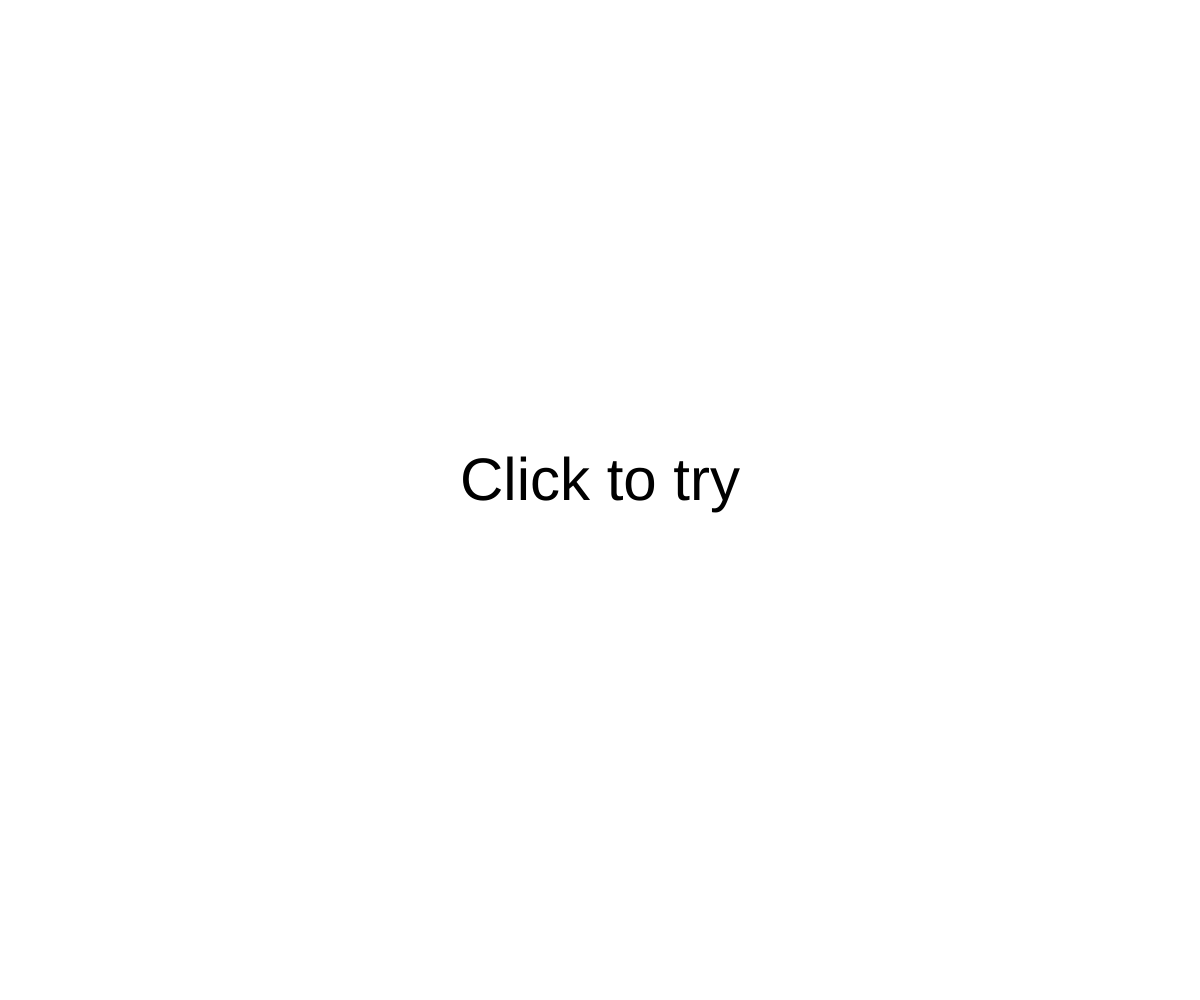
Frame 1 (no input)
Frame 60 (no input): identical to frame 1, image omitted
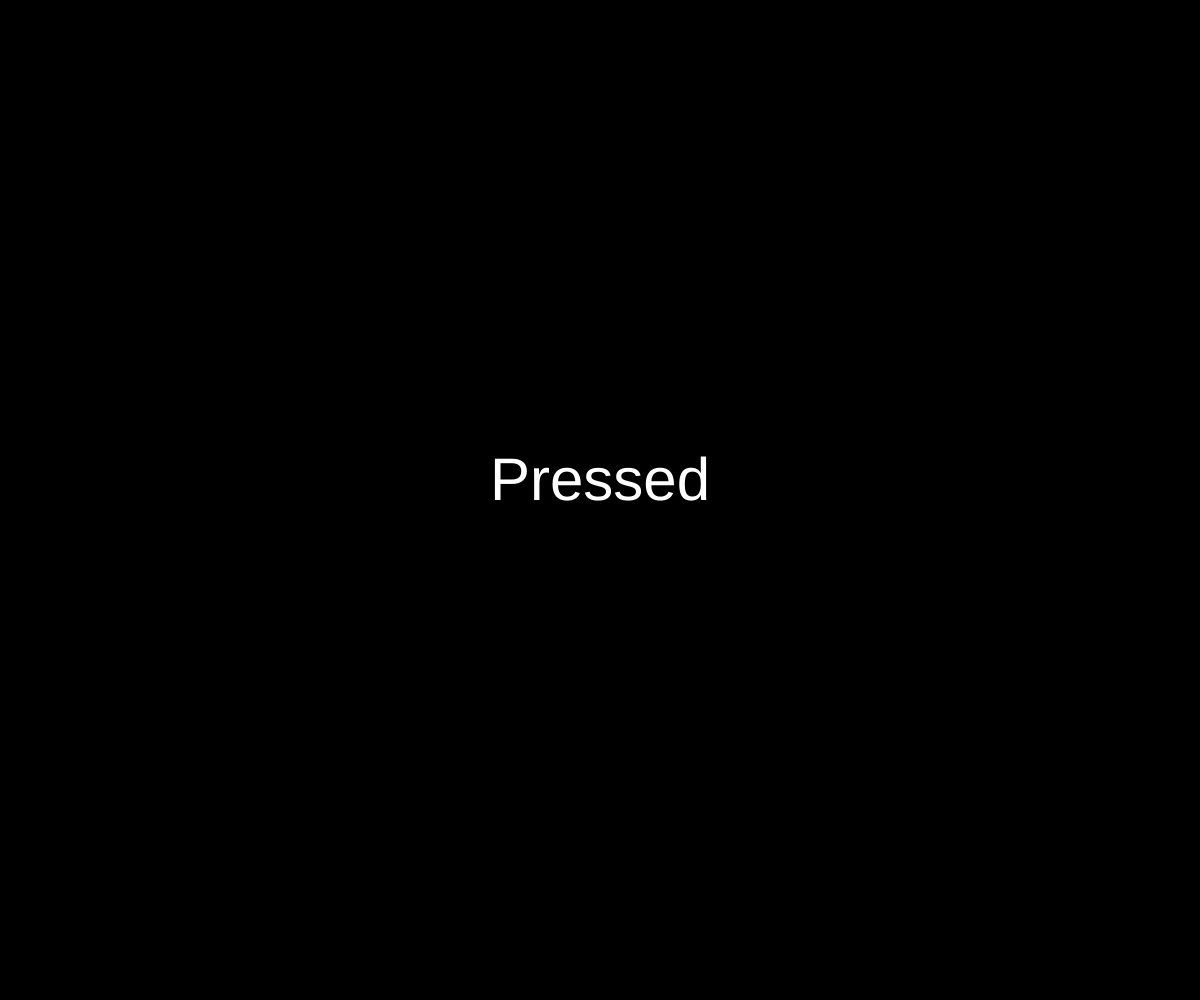
Frame 120 (the mouse pressed at the canvas centre since frame 60)

The p5.js sketch that drew these frames (run headless with seeded random() and noise() and a simulated clock; from frame 60 on, the mouse is pressed at the canvas centre):

// p5.js sketch
// ── sketch.js
/** This code demonstrates clicking and releasing events. When clicking down, the background turns to black and says "pressed" in white text. When the mouse is released, the background turns to white and says "Released" in black text*/

function setup() {

  createCanvas(windowWidth, windowHeight); // create a canvas the size of the window
  textSize(60); // set text size to 60
  textAlign(CENTER); // align text in the center
  text("Click to try", windowWidth/2, windowHeight/2);  // text in the centre of the page

}

function draw() {
  // we are not drawing anything here, the main event is in the mousePressed
}

function mousePressed() { // everytime you click down with your mouse, the background and text changes
  background(0);// change the background to black
  fill(255); // change the text to white
  text("Pressed", windowWidth/2, windowHeight/2);  // text in the centre of the page
}

function mouseReleased() { // everytime you let go of the mouse, the background and text changes
  background(255); // change the background to white
  fill(0); // change the text to black
  text("Released", windowWidth/2, windowHeight/2);  // text in the centre of the page
}
